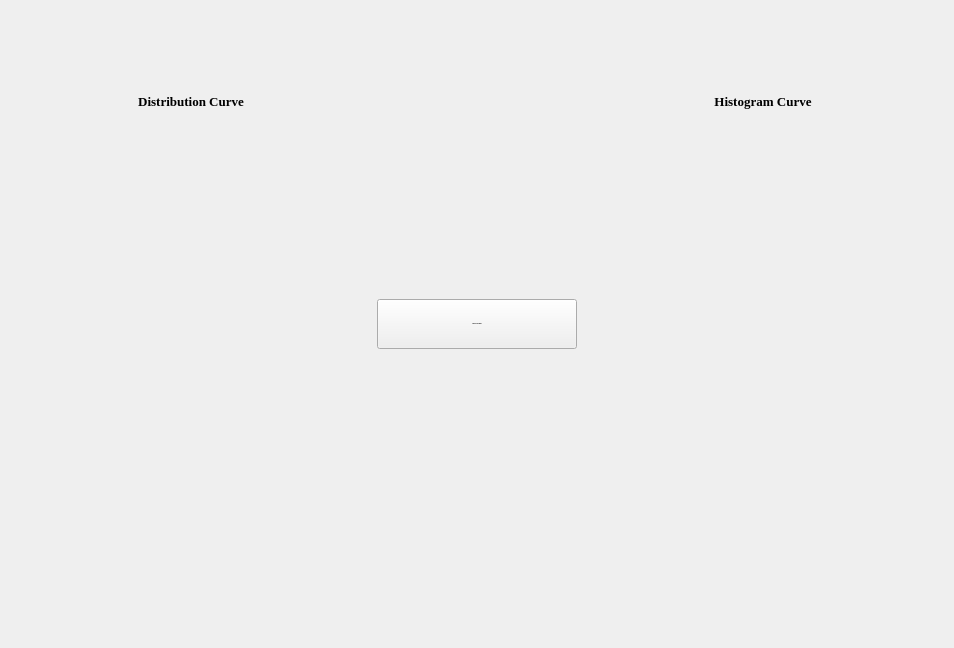
  <widget class="QWidget" name="tab_2">
   <attribute name="title">
    <string>Curves</string>
   </attribute>
   <layout class="QGridLayout" name="gridLayout_3">
    <item row="0" column="0">
     <layout class="QVBoxLayout" name="verticalLayout_16">
      <item>
       <spacer name="verticalSpacer_18">
        <property name="orientation">
         <enum>Qt::Vertical</enum>
        </property>
        <property name="sizeType">
         <enum>QSizePolicy::Fixed</enum>
        </property>
        <property name="sizeHint" stdset="0">
         <size>
          <width>20</width>
          <height>40</height>
         </size>
        </property>
       </spacer>
      </item>
      <item>
       <layout class="QHBoxLayout" name="horizontalLayout_31">
        <item>
         <spacer name="horizontalSpacer_18">
          <property name="orientation">
           <enum>Qt::Horizontal</enum>
          </property>
          <property name="sizeType">
           <enum>QSizePolicy::Fixed</enum>
          </property>
          <property name="sizeHint" stdset="0">
           <size>
            <width>40</width>
            <height>20</height>
           </size>
          </property>
         </spacer>
        </item>
        <item>
         <layout class="QVBoxLayout" name="verticalLayout_11">
          <item>
           <layout class="QHBoxLayout" name="horizontalLayout_13">
            <item>
             <spacer name="horizontalSpacer_19">
              <property name="orientation">
               <enum>Qt::Horizontal</enum>
              </property>
              <property name="sizeHint" stdset="0">
               <size>
                <width>40</width>
                <height>20</height>
               </size>
              </property>
             </spacer>
            </item>
            <item>
             <widget class="QLabel" name="label_distributionCurve">
              <property name="minimumSize">
               <size>
                <width>200</width>
                <height>100</height>
               </size>
              </property>
              <property name="maximumSize">
               <size>
                <width>200</width>
                <height>100</height>
               </size>
              </property>
              <property name="font">
               <font>
                <family>Georgia</family>
                <pointsize>10</pointsize>
                <bold>true</bold>
               </font>
              </property>
              <property name="text">
               <string>Distribution Curve</string>
              </property>
              <property name="alignment">
               <set>Qt::AlignCenter</set>
              </property>
             </widget>
            </item>
            <item>
             <spacer name="horizontalSpacer_23">
              <property name="orientation">
               <enum>Qt::Horizontal</enum>
              </property>
              <property name="sizeHint" stdset="0">
               <size>
                <width>40</width>
                <height>20</height>
               </size>
              </property>
             </spacer>
            </item>
           </layout>
          </item>
          <item>
           <spacer name="verticalSpacer_19">
            <property name="orientation">
             <enum>Qt::Vertical</enum>
            </property>
            <property name="sizeType">
             <enum>QSizePolicy::Fixed</enum>
            </property>
            <property name="sizeHint" stdset="0">
             <size>
              <width>20</width>
              <height>20</height>
             </size>
            </property>
           </spacer>
          </item>
          <item>
           <widget class="GraphicsLayoutWidget" name="image_distributionCurve" native="true">
            <property name="minimumSize">
             <size>
              <width>250</width>
              <height>400</height>
             </size>
            </property>
            <property name="maximumSize">
             <size>
              <width>16777215</width>
              <height>600</height>
             </size>
            </property>
           </widget>
          </item>
          <item>
           <spacer name="verticalSpacer_21">
            <property name="orientation">
             <enum>Qt::Vertical</enum>
            </property>
            <property name="sizeType">
             <enum>QSizePolicy::Preferred</enum>
            </property>
            <property name="sizeHint" stdset="0">
             <size>
              <width>20</width>
              <height>20</height>
             </size>
            </property>
           </spacer>
          </item>
         </layout>
        </item>
        <item>
         <layout class="QVBoxLayout" name="verticalLayout_14">
          <item>
           <layout class="QHBoxLayout" name="horizontalLayout_22">
            <item>
             <spacer name="horizontalSpacer_39">
              <property name="orientation">
               <enum>Qt::Horizontal</enum>
              </property>
              <property name="sizeType">
               <enum>QSizePolicy::Fixed</enum>
              </property>
              <property name="sizeHint" stdset="0">
               <size>
                <width>40</width>
                <height>20</height>
               </size>
              </property>
             </spacer>
            </item>
            <item>
             <widget class="QPushButton" name="btn_chooseImageCurves">
              <property name="minimumSize">
               <size>
                <width>200</width>
                <height>50</height>
               </size>
              </property>
              <property name="font">
               <font>
                <pointsize>-1</pointsize>
                <bold>true</bold>
               </font>
              </property>
              <property name="text">
               <string>Choose Your Image</string>
              </property>
             </widget>
            </item>
            <item>
             <spacer name="horizontalSpacer_40">
              <property name="orientation">
               <enum>Qt::Horizontal</enum>
              </property>
              <property name="sizeType">
               <enum>QSizePolicy::Fixed</enum>
              </property>
              <property name="sizeHint" stdset="0">
               <size>
                <width>40</width>
                <height>20</height>
               </size>
              </property>
             </spacer>
            </item>
           </layout>
          </item>
         </layout>
        </item>
        <item>
         <layout class="QVBoxLayout" name="verticalLayout_13">
          <item>
           <layout class="QHBoxLayout" name="horizontalLayout_17">
            <item>
             <spacer name="horizontalSpacer_60">
              <property name="orientation">
               <enum>Qt::Horizontal</enum>
              </property>
              <property name="sizeHint" stdset="0">
               <size>
                <width>40</width>
                <height>20</height>
               </size>
              </property>
             </spacer>
            </item>
            <item>
             <widget class="QLabel" name="label_histogramCurve">
              <property name="minimumSize">
               <size>
                <width>200</width>
                <height>100</height>
               </size>
              </property>
              <property name="maximumSize">
               <size>
                <width>200</width>
                <height>100</height>
               </size>
              </property>
              <property name="font">
               <font>
                <family>Georgia</family>
                <pointsize>10</pointsize>
                <bold>true</bold>
               </font>
              </property>
              <property name="text">
               <string>Histogram Curve</string>
              </property>
              <property name="alignment">
               <set>Qt::AlignCenter</set>
              </property>
             </widget>
            </item>
            <item>
             <spacer name="horizontalSpacer_61">
              <property name="orientation">
               <enum>Qt::Horizontal</enum>
              </property>
              <property name="sizeHint" stdset="0">
               <size>
                <width>40</width>
                <height>20</height>
               </size>
              </property>
             </spacer>
            </item>
           </layout>
          </item>
          <item>
           <spacer name="verticalSpacer_41">
            <property name="orientation">
             <enum>Qt::Vertical</enum>
            </property>
            <property name="sizeType">
             <enum>QSizePolicy::Fixed</enum>
            </property>
            <property name="sizeHint" stdset="0">
             <size>
              <width>20</width>
              <height>20</height>
             </size>
            </property>
           </spacer>
          </item>
          <item>
           <widget class="GraphicsLayoutWidget" name="image_histogramCurve" native="true">
            <property name="minimumSize">
             <size>
              <width>250</width>
              <height>400</height>
             </size>
            </property>
            <property name="maximumSize">
             <size>
              <width>16777215</width>
              <height>600</height>
             </size>
            </property>
           </widget>
          </item>
          <item>
           <spacer name="verticalSpacer_43">
            <property name="orientation">
             <enum>Qt::Vertical</enum>
            </property>
            <property name="sizeType">
             <enum>QSizePolicy::Preferred</enum>
            </property>
            <property name="sizeHint" stdset="0">
             <size>
              <width>20</width>
              <height>20</height>
             </size>
            </property>
           </spacer>
          </item>
         </layout>
        </item>
        <item>
         <spacer name="horizontalSpacer_31">
          <property name="orientation">
           <enum>Qt::Horizontal</enum>
          </property>
          <property name="sizeType">
           <enum>QSizePolicy::Fixed</enum>
          </property>
          <property name="sizeHint" stdset="0">
           <size>
            <width>40</width>
            <height>20</height>
           </size>
          </property>
         </spacer>
        </item>
       </layout>
      </item>
      <item>
       <spacer name="verticalSpacer_26">
        <property name="orientation">
         <enum>Qt::Vertical</enum>
        </property>
        <property name="sizeType">
         <enum>QSizePolicy::Fixed</enum>
        </property>
        <property name="sizeHint" stdset="0">
         <size>
          <width>20</width>
          <height>40</height>
         </size>
        </property>
       </spacer>
      </item>
     </layout>
    </item>
   </layout>
  </widget>
